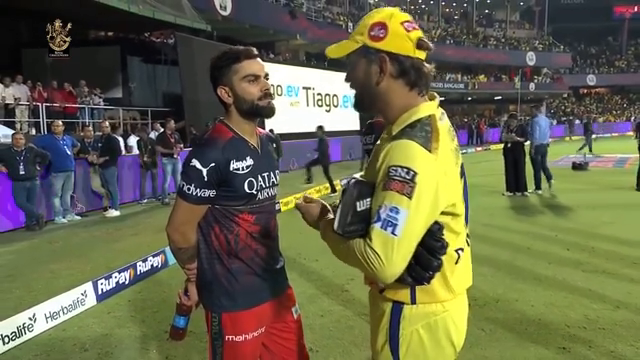
#> input picture frame 79 of mahiratvid.mp4, 640 x 360 px
$ python rescale.py
#> lines starting #> are read from the running program, lines starting #| are printed output that depends on the picture
#> further down, frame is the input picture: shape (360, 640, 3); mean B, G, R 74.8, 102.2, 103.2
# import cv2 as cv

# # Read the image (with corrected path)
# img = cv.imread(r"C:\Users\ACER\Desktop\opencv\mahirat.jpg")
# cv.imshow("Original Mahirat", img)

import cv2 as cv

# Rescale function
def rescale_frame(frame, scale=0.75):
#> called with scale = 0.5
    width = int(frame.shape[1] * scale)
#> width = 320
    height = int(frame.shape[0] * scale)
#> height = 180
    dimensions = (width, height)
#> dimensions = (320, 180)
    return cv.resize(frame, dimensions, interpolation=cv.INTER_AREA)
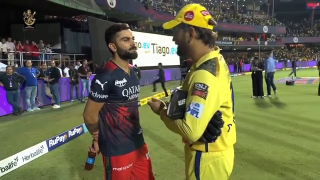
#> returned value: shape (180, 320, 3); mean of channels 0, 1, 2 74.9, 102.3, 103.4; drawn as B, G, R


# --- VIDEO RESIZE PART ---

# Open video file
capture = cv.VideoCapture(r"C:\Users\ACER\Desktop\opencv\mahiratvid.mp4")

while True:
    isTrue, frame = capture.read()

    # If video has ended or can't read the frame
    if not isTrue:
        break

    # Resize the current frame
    frame_resized = rescale_frame(frame, scale=0.5)

    # Show both original and resized frames
    cv.imshow("Original Video", frame)
    cv.imshow("Resized Video", frame_resized)

    # Press 'd' to exit
    if cv.waitKey(20) & 0xFF == ord('d'):
#> (key Esc is pressed here)
        break

# Release video and destroy all windows
capture.release()
cv.destroyAllWindows()

$ run again, starting later in the video
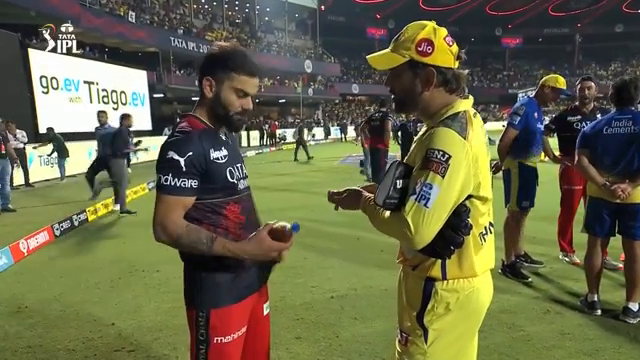
#> input picture frame 356 of mahiratvid.mp4, 640 x 360 px
#> frame is the input picture: shape (360, 640, 3); mean B, G, R 71.3, 102.1, 102.6
#> in rescale_frame, `return cv.resize(frame, dimensions, interpolation=cv.INTER_AREA)`:
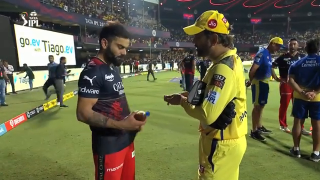
#> returned value: shape (180, 320, 3); mean of channels 0, 1, 2 71.5, 102.3, 102.8; drawn as B, G, R

$ run again, starting later in the video
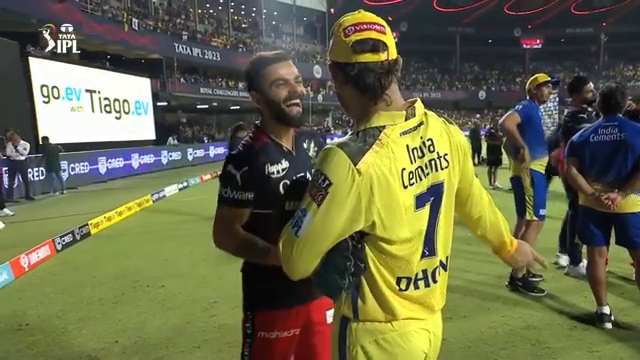
#> input picture frame 633 of mahiratvid.mp4, 640 x 360 px
#> frame is the input picture: shape (360, 640, 3); mean B, G, R 72.4, 105, 104.2
#> in rescale_frame, `return cv.resize(frame, dimensions, interpolation=cv.INTER_AREA)`:
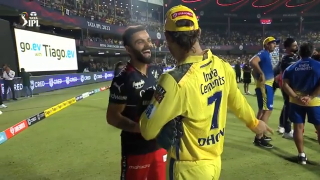
#> returned value: shape (180, 320, 3); mean of channels 0, 1, 2 72.5, 105.1, 104.3; drawn as B, G, R
